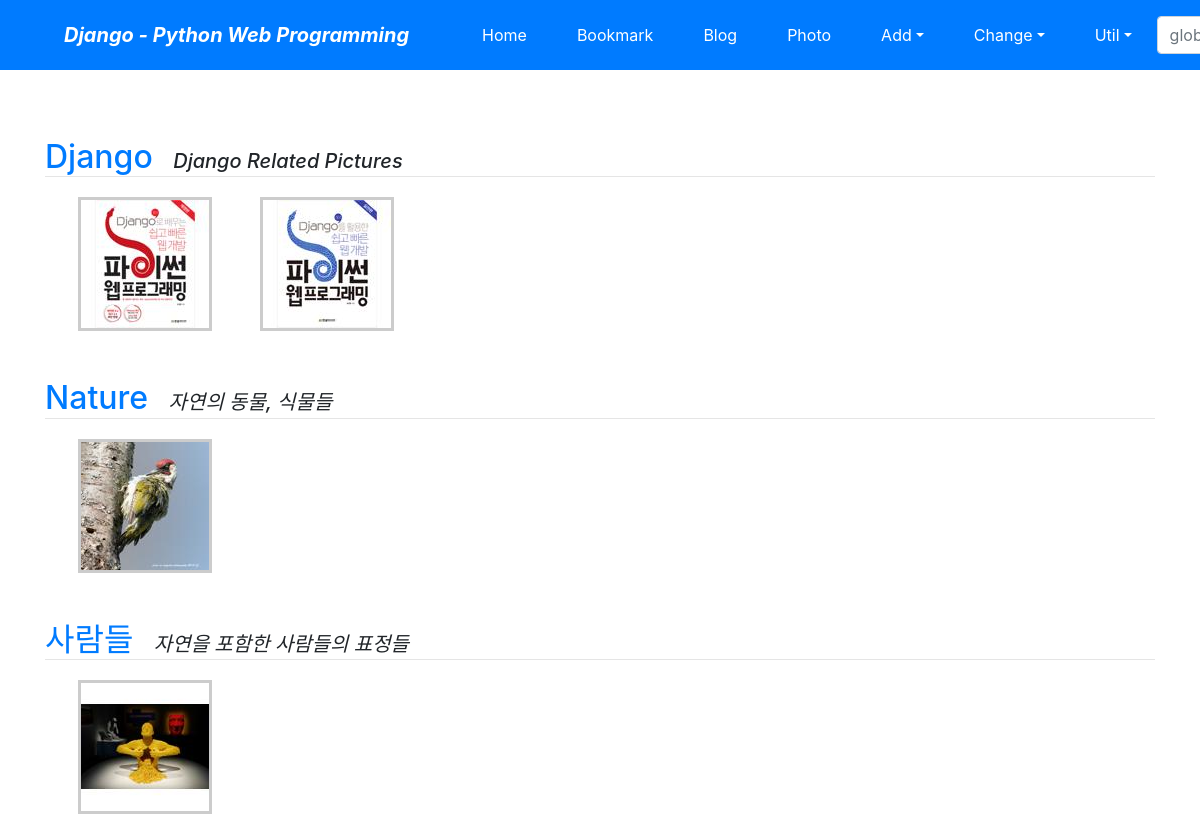
The app's page /photo/ with its own data.
### photo/models.py (models this page shows, shortened)
class Album(models.Model):
  name = models.CharField(max_length=30)
  description = models.CharField('One Line Description', max_length=100, blank= True)
  owner = models.ForeignKey(User, on_delete=models.CASCADE, verbose_name="OWNER", blank=True, null=True)
  class Meta:
    ordering = ('name', )

class Photo(models.Model):
  album = models.ForeignKey(Album, on_delete=models.CASCADE)
  title = models.CharField('TITLE', max_length=30)
  description = models.TextField('Photo Description', blank= True)
  image = ThumbnailImageField(upload_to = 'photo/%Y/%m')
  upload_dt = models.DateTimeField('Upload Date', auto_now_add=True)
  owner = models.ForeignKey(User, on_delete=models.CASCADE, verbose_name="OWNER", blank=True, null=True)
  class Meta:
      ordering = ('title', )
  def get_absolute_url(self):
    return reverse('photo:photo_detail', args=(self.id,))

### photo/views.py (the view)
# urls.py: path('', views.AlbumLV.as_view(), name='index'),
class AlbumLV(ListView):
    model = Album

### photo/fields.py (called while the page is built)
    def _add_thumb(self, s):
        parts = s.split('.')
        parts.insert(-1, 'thumb')
        if parts[-1].lower() not in ('jpeg', 'jpg'):
            parts[-1] = 'jpg'
        return '.'.join(parts)

    @property
    def thumb_url(self):
        return self._add_thumb(self.url)

### templates/photo/album_list.html (shortened to what this page needs)
{% extends "base.html" %}
{% block content %}
    {% for item in object_list %}
    <div class="mt-5">
        <a class="h2" href="{% url 'photo:album_detail' item.id %}">
            {{ item.name }}</a>&emsp;
        <span class="font-italic h5">{{ item.description }}</span>
    </div>
    <hr style="margin: 0 0 20px 0;">
    <div class="row">
        {% for photo in item.photo_set.all|slice:":5" %}
        <div class="ml-5">
            <div class="thumbnail">
                <a href="{{ photo.get_absolute_url }}">
                    <img src="{{ photo.image.thumb_url }}" style="width: 100%;">
                </a>
            </div>
        </div>
        {% endfor %}
    </div>
    {% endfor %}
{% endblock %}

### templates/base.html (shortened to what this page needs)
<!DOCTYPE html>
<html lang="ko">
<head>
    <link rel="stylesheet" href="https://stackpath.bootstrapcdn.com/bootstrap/4.3.1/css/bootstrap.min.css">
</head>
<body style="padding-top:90px;">
<nav class="navbar navbar-expand-lg navbar-dark bg-primary fixed-top">
    <span class="navbar-brand mx-5 mb-0 font-weight-bold font-italic">Django - Python Web Programming</span>
    <div class="collapse navbar-collapse" id="navbarSupportedContent">
        <ul class="navbar-nav mr-auto">
            <li class="nav-item mx-1 btn btn-primary">
                <a class="nav-link text-white" href="{% url 'home' %}">Home</a></li>
            <li class="nav-item mx-1 btn btn-primary">
                <a class="nav-link text-white" href="{% url 'bookmark:index' %}">Bookmark</a></li>
            <li class="nav-item mx-1 btn btn-primary">
                <a class="nav-link text-white" href="{% url 'blog:index' %}">Blog</a></li>
            <li class="nav-item mx-1 btn btn-primary">
                <a class="nav-link text-white" href="{% url 'photo:index' %}">Photo</a></li>
            <li class="nav-item dropdown mx-1 btn btn-primary">
                <a class="nav-link dropdown-toggle text-white" href="#" data-toggle="dropdown">Add</a>
            </li>
            <li class="nav-item dropdown mx-1 btn btn-primary">
                <a class="nav-link dropdown-toggle text-white" href="#" data-toggle="dropdown">Change</a>
            </li>
            <li class="nav-item dropdown mx-1 btn btn-primary">
                <a class="nav-link dropdown-toggle text-white" href="#" data-toggle="dropdown">Util</a>
            </li>
        </ul>
        <form class="form-inline my-2" action="/blog/search/" method="post"> {% csrf_token %}
            <input class="form-control mr-sm-2" type="search" placeholder="global search" name="search_word">
        </form>
    </div>
</nav>
<div class="container">
    {% block content %}{% endblock %}
</div>
</body>
</html>

### templates/photo/album_list.html (style rules this page uses)
.thumbnail { border: 3px solid #ccc; }

### records on screen
Album: name "Django", description "Django Related Pictures"
Photo: shows a picture
Photo: shows a picture
Album: name "Nature", description "자연의 동물, 식물들"
Photo: shows a picture
Album: name "사람들", description "자연을 포함한 사람들의 표정들"
Photo: shows a picture
